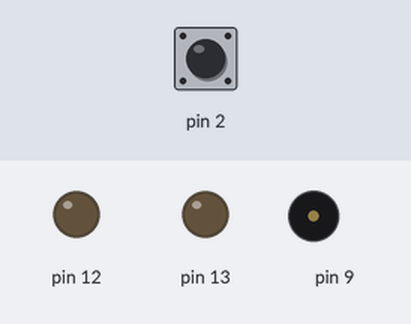
Bench run of a sketch on a simulated Arduino Uno, built with avr-gcc and run on an emulated ATmega328P. Shown: output pins drawn as LEDs (lit = HIGH), buzzer (waves = sounding). Dashed ring = blinking. The inputs (shaded band) are chosen by the test bench; at power-on: pin 2 HIGH. Random numbers use the default seed unless the sketch sets one; what the sketch prints to the serial monitor is not drawn.

Above: at 1.2 s.
1.3 s: pin 2 pulled LOW for 0.15 s
At 1.58 s:
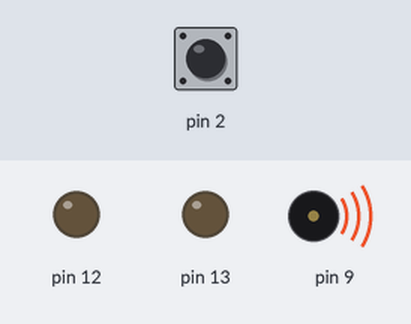
3.2 s: pin 2 pulled LOW for 3.2 s
At 3.27 s:
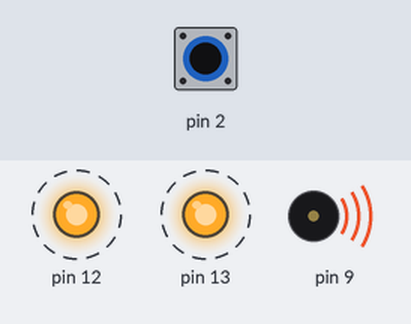
Timing chart, 0 to 7.9 s (numbered marks = the images above; inputs shaded):
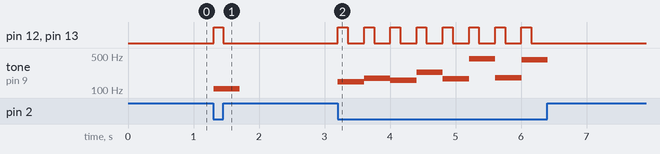

The sketch:

screamingrobot.ino
```cpp
void setup()
{
  pinMode(13, OUTPUT);
  pinMode(12, OUTPUT);
  pinMode(9, OUTPUT);
  pinMode(2, INPUT_PULLUP);
  Serial.begin(9600);
}

void loop()
{
  int isPressed = digitalRead(2);
  Serial.println(isPressed);
  if (isPressed == LOW) {
	digitalWrite(13, HIGH);
    digitalWrite(12, HIGH);
    tone(9, random(100, 500));
    delay(150);
    digitalWrite(13, LOW);
    digitalWrite(12, LOW);
    delay(250);
  } else {
  	digitalWrite(13, LOW);
    digitalWrite(12, LOW);
    noTone(9);
  }
}
```

Measured:
- after the input at 1.3 s, pin 12, pin 13: LOW → HIGH at once, → LOW 0.15 s later; tone on pin 9: silent → 107 Hz at once, → silent 0.40 s later
- after the input at 3.2 s, pin 12, pin 13: alternates HIGH for 0.15 s and LOW for 0.25 s, 16 changes in all, then stays LOW, starting at once; tone on pin 9: plays 149 Hz for 0.40 s, 173 Hz for 0.40 s, 158 Hz for 0.40 s, 230 Hz for 0.40 s, 172 Hz for 0.40 s, 444 Hz for 0.40 s … (8 notes in this stretch), starting at once
